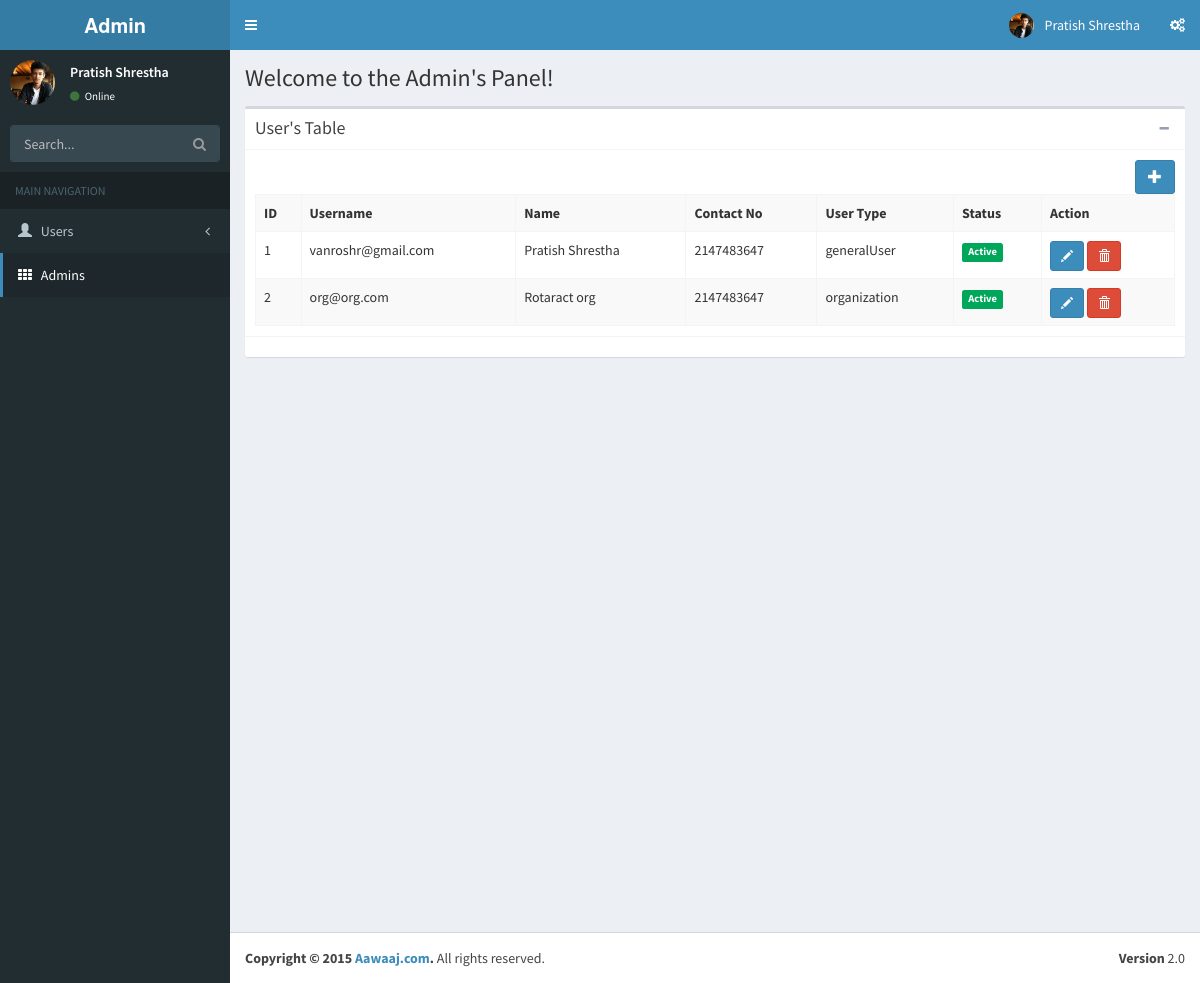
Page /admin/index.php on the earlier database version.
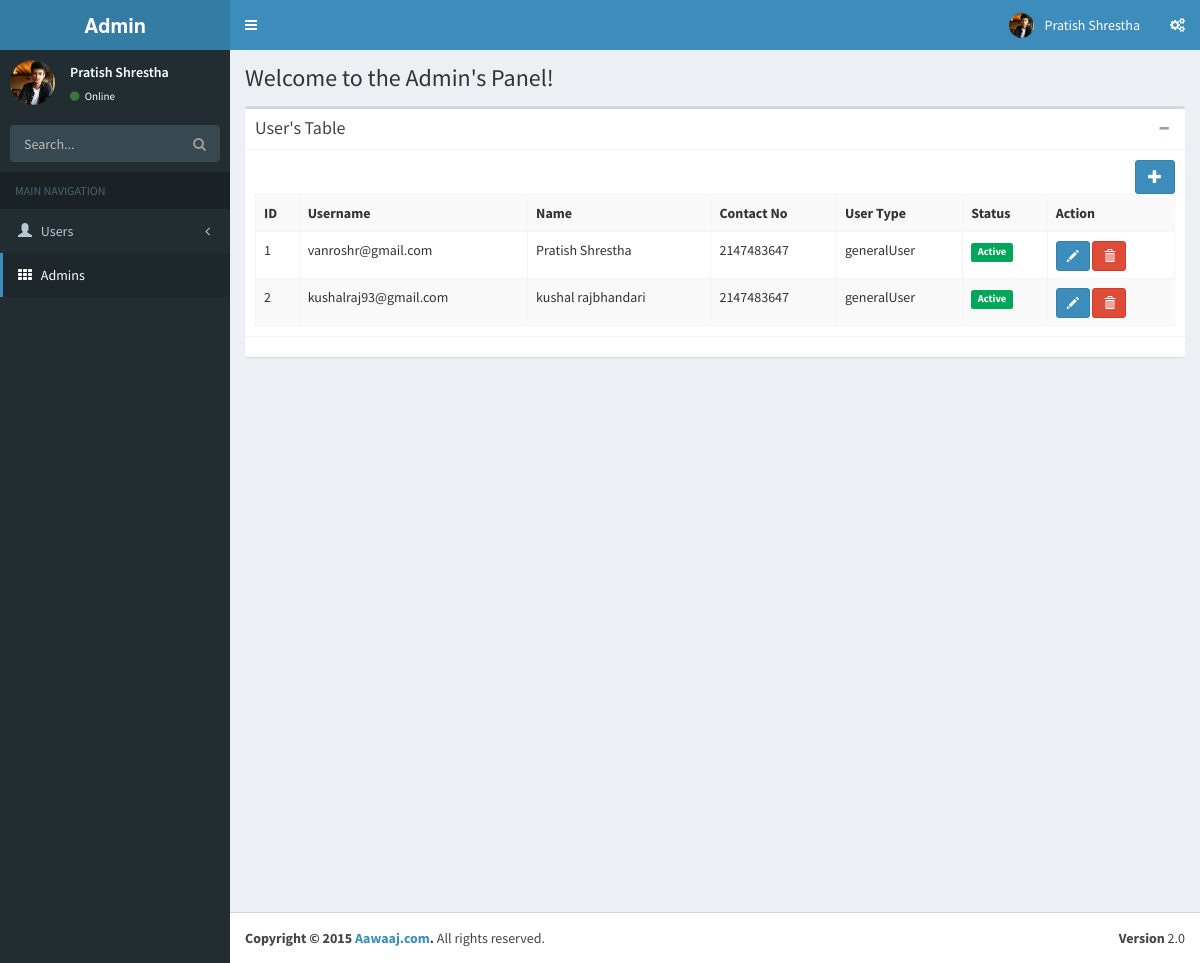
Same page on the later database version.
### tables this page shows
CREATE TABLE IF NOT EXISTS `user` (
  `user_id` int(11) NOT NULL AUTO_INCREMENT,
  `user_name` varchar(30) NOT NULL,
  `first_name` varchar(20) NOT NULL,
  `last_name` varchar(20) NOT NULL,
  `contact_number` int(30) NOT NULL,
  `user_type` enum('generalUser','organization','welfare') NOT NULL,
  `user_status` tinyint(1) NOT NULL,
  `user_hash` varchar(255) DEFAULT NULL,
  PRIMARY KEY (`user_id`),
  UNIQUE KEY `user_name` (`user_name`)
);

### config/routes.php (called while the page is built)
<?php
	$routes['users'] = 'AdminUserController';
	$routes['general'] = 'GeneralUserController';
	$routes['org'] = 'OrganizationController';
	$routes['welf'] = 'WelfareController';
	$routes['fund'] = 'FundController';
?>

### admin/views/admin/container.php (called while the page is built)
<?php
include_once(ROOT_PATH."admin/views/admin/header.php");
include_once(ROOT_PATH."admin/views/admin/".$view_page.".php");
include_once(ROOT_PATH."admin/views/admin/footer.php");

### admin/system/repository/userrepository.class.php (called while the page is built, shortened)
<?php
	class UserRepository{
		private $db;
		public function __construct(){
			$this->db = new DBConnection();
		}
		public function get_all(){
			$user_list = array();
			$this->db->connect();
			$sql = "SELECT * FROM user";
			$result = $this->db->fetchquery($sql);
			while($row = $result->fetch_assoc()){
				$user = new User();
				$user->set_user_id($row['user_id']);
				$user->set_user_name($row['user_name']);
				$user->set_first_name($row['first_name']);
				$user->set_last_name($row['last_name']);
				$user->set_contact_number($row['contact_number']);
				$user->set_user_type($row['user_type']);
				$user->set_user_status($row['user_status']);
				array_push($user_list,$user);
			}
			return $user_list;
		}
	}
?>

### admin/system/dbUtil/dbconnection.class.php (called while the page is built, shortened)
<?php
	class DBConnection{
		private $conn;
		public function connect(){
			$this->conn = new mysqli(HOSTNAME,USERNAME,PASSWORD,DATABASE);
		}
		public function fetchquery($sql){
			return $this->conn->query($sql);
		}
	}
?>

### admin/system/model/user.class.php (called while the page is built, shortened)
<?php
	class User{
		private $user_id;
		private $user_name;
		private $first_name;
		private $last_name;
		private $contact_number;
		private $user_type;
		private $user_status;
		public function get_user_id(){
			return $this->user_id;
		}
		public function set_user_id($user_id){
			$this->user_id = $user_id;
		}
		public function get_user_name(){
			return $this->user_name;
		}
		public function set_user_name($user_name){
			$this->user_name = $user_name;
		}
		public function get_first_name(){
			return $this->first_name;
		}
		public function set_first_name($first_name){
			$this->first_name = $first_name;
		}
		public function get_last_name(){
			return $this->last_name;
		}
		public function set_last_name($last_name){
			$this->last_name = $last_name;
		}
		public function get_contact_number(){
			return $this->contact_number;{}
		}
		public function set_contact_number($contact_number){
			$this->contact_number = $contact_number;
		}
		public function get_user_type(){
			return $this->user_type;
		}
		public function set_user_type($user_type){
			$this->user_type = $user_type;
		}
		public function get_user_status(){
			return $this->user_status ;
		}
		public function set_user_status($user_status){
			$this->user_status = $user_status;
		}
	}
?>

### admin/views/admin/adminusersview/index.php (the view, shortened to what this page needs)
<section class="content-header">
  <h1>
   Welcome to the Admin's Panel!
  </h1>
</section>
<section class="content">
  <div class="box">
    <div class="box-header with-border">
      <h3 class="box-title">User's Table</h3>
      <div class="box-tools pull-right">
        <button class="btn btn-box-tool" data-widget="collapse" data-toggle="tooltip" title="Collapse"><i class="fa fa-minus"></i></button>
      </div>
    </div>
    <div class="box-body">
      <a href="<?php echo BASE_URL;?>admin/index.php?page=admin&m=add" class="pull-right btn btn-primary"><span class ="glyphicon glyphicon-plus"></span></a>
      <table class="table table-bordered table-hover table-striped">
        <tr>
          <th>ID</th>
          <th>Username</th>
          <th>Name</th>
          <th>Contact No</th>
          <th>User Type</th>
          <th>Status</th>
          <th>Action</th>
        </tr>
        <?php
        $id=1;
        foreach($this->userrepository->get_all() as $user){
         ?>
        <tr>
          <td><?php echo $id++?></td>
          <td><?php echo $user->get_user_name();?></td>
          <td><?php echo $user->get_first_name();?> <?php echo $user->get_last_name();?></td>
          <td><?php echo $user->get_contact_number();?></td>
          <td><?php echo $user->get_user_type();?></td>
          <?php if($user->get_user_status()==1){
            ?>
             <td><span class="label label-success">Active</span></td>
           <?php
           }else{
        ?>
          <td><span class="label label-danger">Inactive</span></td>
        <?php
         }
         ?>
          <td><a href="<?php echo BASE_URL;?>admin/index.php?page=admin&m=edit&id=<?php echo $user->get_user_id();?>" class="btn btn-primary btn-sm glyphicon glyphicon-pencil"></a>
              <a href="<?php echo BASE_URL;?>admin/index.php?page=admin&m=delete&id=<?php echo $user->get_user_id();?>" class="btn btn-danger btn-sm glyphicon glyphicon-trash" onclick="return confirm('Are you sure?')"></a></td>
        </tr>
        <?php
        }
          ?>
      </table>
    </div>
    <div class="box-footer">
    </div>
  </div>
</section>

### admin/index.php (shortened to what this page needs)
<?php
	if(isset($_GET['page'])){
		$page = $_GET['page'];
	}else{
		$page = "admin";
	}
	if(array_key_exists($page, $routes)){
		include_once(ROOT_PATH."admin/controllers/".$routes[$page].".php");
	}else{
		include_once(ROOT_PATH."admin/controllers/AdminUserController.php");
	}
?>

### admin/controllers/AdminUserController.php (shortened to what this page needs)
<?php include_once(ROOT_PATH."admin/system/model/user.class.php");?>
<?php include_once(ROOT_PATH."admin/system/repository/userrepository.class.php");?>
<?php
	class AdminUserController{
		public function __construct(){
			$this->userrepository = new UserRepository();
		}
		public function index(){
			$view_page="adminusersview/index";
			include_once(ROOT_PATH."admin/views/admin/container.php");
		}
	}
	$adminusercontroller = new AdminUserController();
	if(isset($_GET['m'])){
		$method=$_GET['m'];
	}else{
		$method = "index";
	}
	switch($method){
		case "index":
			$adminusercontroller->index();
			break;
	}
?>

### admin/views/admin/header.php (shortened to what this page needs)
<!DOCTYPE html>
<html>
  <head>
    <link href="<?php echo BASE_URL?>admin/assets/bootstrap/css/bootstrap.min.css" rel="stylesheet" type="text/css" />
    <link href="<?php echo BASE_URL?>admin/assets/font-awesome/css/font-awesome.min.css" rel="stylesheet" type="text/css" />
    <link href="<?php echo BASE_URL?>admin/assets/ionicons.min.css" rel="stylesheet" type="text/css" />
    <link href="<?php echo BASE_URL?>admin/assets/dist/css/AdminLTE.min.css" rel="stylesheet" type="text/css" />
    <link href="<?php echo BASE_URL?>admin/assets/dist/css/skins/_all-skins.min.css" rel="stylesheet" type="text/css" />
  </head>
  <body class="skin-blue sidebar-mini">
    <div class="wrapper">
      <header class="main-header">
        <a href="<?php echo BASE_URL;?>admin/index.php?page=admin" class="logo">
          <span class="logo-lg"><b>Admin</b></span>
        </a>
        <nav class="navbar navbar-static-top" role="navigation">
          <a href="#" class="sidebar-toggle" data-toggle="offcanvas" role="button">
          </a>
          <div class="navbar-custom-menu">
            <ul class="nav navbar-nav">
              <li class="dropdown user user-menu">
                <a href="#" class="dropdown-toggle" data-toggle="dropdown">
                  <img src="<?php echo BASE_URL?>admin/assets/dist/img/user-pratish.jpg" class="user-image" alt="User Image" />
                  <span class="hidden-xs">Pratish Shrestha</span>
                </a>
              </li>
              <li>
                <a href="#" data-toggle="control-sidebar"><i class="fa fa-gears"></i></a>
              </li>
            </ul>
          </div>
        </nav>
      </header>
      <?php include_once(ROOT_PATH."admin/views/admin/sidebar.php");?>
      <div class="content-wrapper">

### admin/views/admin/sidebar.php (shortened to what this page needs)
<aside class="main-sidebar">
  <section class="sidebar">
    <div class="user-panel">
      <div class="pull-left image">
        <img src="<?php echo BASE_URL?>admin/assets/dist/img/user-pratish.jpg" class="img-circle" alt="User Image" />
      </div>
      <div class="pull-left info">
        <p>Pratish Shrestha</p>
        <a href="#"><i class="fa fa-circle text-success"></i> Online</a>
      </div>
    </div>
    <form action="#" method="get" class="sidebar-form">
      <div class="input-group">
        <input type="text" name="q" class="form-control" placeholder="Search..." />
        <span class="input-group-btn">
          <button type="submit" name="search" id="search-btn" class="btn btn-flat"><i class="fa fa-search"></i></button>
        </span>
      </div>
    </form>
    <ul class="sidebar-menu">
      <li class="header">MAIN NAVIGATION</li>
      <li class="treeview">
        <a href="#">
          <i class="glyphicon glyphicon-user"></i> <span>Users</span> <i class="fa fa-angle-left pull-right"></i>
        </a>
        <li class="active">
        <a href="widgets.html">
          <i class="fa fa-th"></i> <span>Admins</span>
        </a>
        </li>
      </li>
  </section>
</aside>

### admin/views/admin/footer.php (shortened to what this page needs)
 </div>
      <footer class="main-footer">
        <div class="pull-right hidden-xs">
          <b>Version</b> 2.0
        </div>
        <strong>Copyright &copy; <?php echo date("Y");?> <a href="">Aawaaj.com</a>.</strong> All rights reserved.
      </footer>
    </div>
  </body>
</html>

Differences in the rows shown:
removed user: user_name "org@org.com", first_name "Rotaract", last_name "org", contact_number "2147483647", user_type "organization", user_status "Active"
added user: user_name "kushalraj93@gmail.com", first_name "kushal", last_name "rajbhandari", contact_number "2147483647", user_type "generalUser", user_status "Active"
